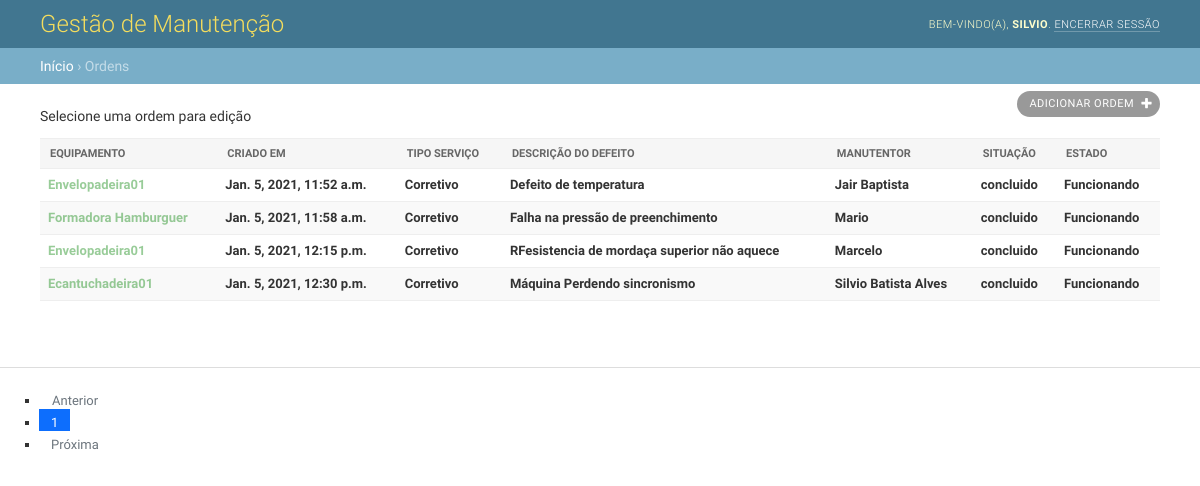
The app's page /ordem/ (signed in), older data.
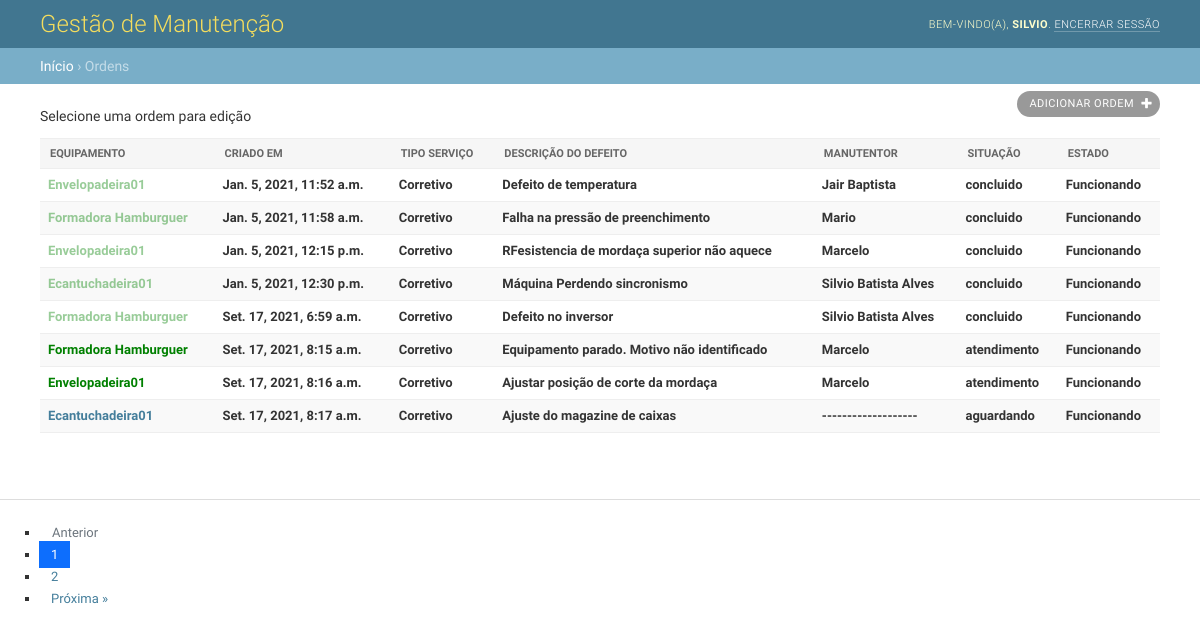
The same page, newer data.
### core/models.py (models this page shows)
class Ordem(models.Model):
    funcao_choices = [
        ('concluido', 'Serviço Concluido'),
        ('andamento', 'Serviço em Andamento'),
        ('cancelado', 'Serviço Cancelado'),
        ('suspenso', 'Serviço Suspenso'),
        ('aguardando', 'Arguardando Manutenção'),
        ('peca', 'Aguardando Peça'),
        ('atendimento', 'Em Atendimento'),
    ]
    estado_choices = [
        ('Parado', 'Equipamento Parado'),
        ('Funcionando', 'Equipamento Funcionando'),
    ]
    tipo_choices = [
        ('Corretivo', 'Serviço Corretivo'),
        ('Preventivo', 'Serviço Preventivo'),
        ('Inspecao', 'Serviço de Inpeção'),
        ('Melhoria', 'Serviço de Melhoria'),
    ]
    Modificado = models.DateTimeField(auto_now_add=True)
    Solicitante = models.ForeignKey(User, on_delete=models.CASCADE)
    Equipamento = models.ForeignKey(Equipamentos, on_delete=models.CASCADE)
    Tipo_Servico = models.CharField(
        verbose_name='Tipo do Serviço',
        max_length=25,
        choices=tipo_choices,
        default='Corretivo',
    )
    Descricao = models.TextField()
    Obs = models.TextField()
    Setor = models.CharField(max_length=50, help_text='Setor do Serviço')
    Causa = models.TextField(help_text='Causa do Problema', null=True, blank=True)
    Realizado = models.TextField(help_text='Serviço Realizado', null=True, blank=True)
    Manutentor = models.ForeignKey(Manutencao, on_delete=models.CASCADE, null=True, blank=True)
    Situacao = models.CharField(
        verbose_name='Situação do Serviço',
        max_length=25,
        choices=funcao_choices,
        default='aguardando',
    )
    Estado = models.CharField(
        verbose_name='Estado do Equipamento',
        max_length=25,
        choices=estado_choices,
        default='Parado',
    )
    Abertura_servico = models.DateTimeField(auto_now=False, auto_now_add=False, null=True, blank=True)
    Inicio_servico = models.DateTimeField(auto_now=False, auto_now_add=False, null=True, blank=True)
    Termino_servico = models.DateTimeField(auto_now=False, auto_now_add=False, null=True, blank=True)
    Pecas = models.ManyToManyField(Almoxarifado, blank=True)
    Pecas = models.ManyToManyField(Almoxarifado, null=True, blank=True)

class Base(models.Model):
    create = models.DateTimeField(auto_now_add=True)
    update = models.DateTimeField(auto_now=True)

class Equipamentos(Base):
    Nome = models.CharField(max_length=50, help_text='Nome do Equipamento')
    Setor = models.CharField(max_length=50, help_text='Setor do Equipamento')
    Fabricante = models.CharField(max_length=50, help_text='Fabricante do Equipamento')
    def __str__(self):
        return self.Nome

class Manutencao(Base):
    funcao_choices = [
        ('eletric', 'Eletricista'),
        ('macanic', 'Mecânico'),
        ('lub', 'Lubrificador'),
        ('aut', 'Automação'),
        ('refri', 'Refrigeração'),
        ('aux_eletric', 'Auxiliar Eletricista'),
        ('aux_mecanic', 'Auxiliar Mecânico'),
        ('aux_refri', 'Auxiliar Refrigeração'),
    ]
    Nome = models.CharField(verbose_name='Nome do Manutentor', max_length=50)
    funcao = models.CharField(
        verbose_name='Função do Manutentor',
        max_length=25,
        choices=funcao_choices,
        default='eletric',
        )
    def __str__(self):
        return self.Nome

### core/views.py (the view)
# urls.py: path('ordem/', ordem, name='ordem'),
@login_required
def ordem(request):
    dados = Ordem.objects.all()
    paginate_by = 8
    paginator = Paginator(dados, paginate_by)
    page_number = request.GET.get('page')
    page_obj = paginator.get_page(page_number)
    try:
        dados = paginator.page(page_number)
    except PageNotAnInteger:
        dados = paginator.page(1)
    except EmptyPage:
        dados = paginator.page(paginator.page_number)
    context = {
        'dados': dados,
        'page_obj': page_obj,
    }
    return render(request, 'ordem/ordem.html', context)

### core/templates/ordem/ordem.html (shortened to what the changed rows need)
{% extends 'ordem/base.html' %}
{% block main %}
<div class="" id="main">
    <div class="">
      <div id="content" class="">
        <div id="">
          <div class="module" id="changelist">
            <div class="changelist-form-container">
              <form id="changelist-form" method="post" novalidate>
                <div class="container">
                  <table id="result_list">
                    <thead>
                      <tr>
                        <th scope="col"  class="">
                          <div class="text"><span>Equipamento</span></div>
                        </th>
                        <th scope="col"  class="">
                          <div class="text"><span>Criado em</span></div>
                        </th>
                        <th scope="col"  class="">
                          <div class="text"><span>Tipo Serviço</span></div>
                        </th>
                        <th scope="col"  class="">
                          <div class="text"><span>Descrição do Defeito</span></div>
                        </th>
                        <th scope="col"  class="">
                          <div class="text"><span>Manutentor</span></div>
                        </th>
                        <th scope="col"  class="">
                          <div class="text"><span>Situação</span></div>
                        </th>
                        <th scope="col"  class="">
                          <div class="text"><span>Estado</span></div>
                        </th>
                      </tr>
                    </thead>
                    <tbody>
                      {% for dados in dados %}
                      <tr>
                          {% if dados.Estado == 'Parado' %}
                            <th>
                              {% if dados.Manutentor == none %}
                                  <a href="{% url 'ordem_abrir' dados.id %}" style="color:red;">{{ dados.Equipamento }}</a>
                              {% else %}
                                {% if dados.Situacao == 'concluido' %}
                                  <a href="{% url 'ordem_salvar' dados.id %}" style="color: rgb(255, 230, 0);">{{ dados.Equipamento }}</a>
                                {% else %}
                                  <a href="{% url 'ordem_salvar' dados.id %}" style="color: rgba(255, 0, 0, 0.171);">{{ dados.Equipamento }}</a>
                                {% endif %}
                              {% endif %}
                            </th>
                          {% elif dados.Estado == 'Funcionando' %}
                          <th style="color: red;">
                            {% if dados.Manutentor == none %}
                                <a href="{% url 'ordem_abrir' dados.id %}">{{ dados.Equipamento }}</a>
                            {% else %}
                              {% if dados.Situacao == 'concluido' %}
                                <a href="{% url 'ordem_consultar' dados.id %}" style="color: rgba(0, 128, 0, 0.404);">{{ dados.Equipamento }}</a>
                              {% else %}
                                <a href="{% url 'ordem_update' dados.id %}" style="color: green;">{{ dados.Equipamento }}</a>
                              {% endif %}
                            {% endif %}
                          </th>
                          {% endif %}
                          <th class="">
                            <a>{{ dados.Modificado }}</a>
                          </th>
                          <th class="">
                            <a>{{ dados.Tipo_Servico }}</a>
                          </th>
                          <th class="">
                            <a>{{ dados.Descricao }}</a>
                          </th>
                          <th class="">
                            {% if dados.Manutentor == none %}
                              <a>-------------------</a>
                            {% else %}
                              <a>{{ dados.Manutentor }}</a>
                            {% endif %}
                          </th>
                          <th class="">
                            <a>{{ dados.Situacao }}</a>
                          </th>
                          <th class="">
                            <a>{{ dados.Estado }}</a>
                          </th>
                      </tr>
                      {% endfor %}
                    </tbody>
                  </table>
                </div>
              </form>
            </div>
          </div>
        </div>
        <br class="clear">
        </div>
        {% include "ordem/pagination.html" %}
        </div>
      </div>
    </div>
{% endblock %}

Row changes from the older to the newer data that the page shows:
added Ordem: Equipamento "Formadora Hamburguer", Modificado "Set. 17, 2021, 6:59 a.m.", Tipo_Servico "Corretivo", Descricao "Defeito no inversor", Manutentor "Silvio Batista Alves", Situacao "concluido", Estado "Funcionando"
added Ordem: Equipamento "Formadora Hamburguer", Modificado "Set. 17, 2021, 8:15 a.m.", Tipo_Servico "Corretivo", Descricao "Equipamento parado. Motivo não identificado", Manutentor "Marcelo", Situacao "atendimento", Estado "Funcionando"
added Ordem: Equipamento "Envelopadeira01", Modificado "Set. 17, 2021, 8:16 a.m.", Tipo_Servico "Corretivo", Descricao "Ajustar posição de corte da mordaça", Manutentor "Marcelo", Situacao "atendimento", Estado "Funcionando"
added Ordem: Equipamento "Ecantuchadeira01", Modificado "Set. 17, 2021, 8:17 a.m.", Tipo_Servico "Corretivo", Descricao "Ajuste do magazine de caixas", Situacao "aguardando", Estado "Funcionando"
Text that changed along with them:
new list line: "2"
text no longer shown: "Próxima"
text now shown: "Próxima »"
